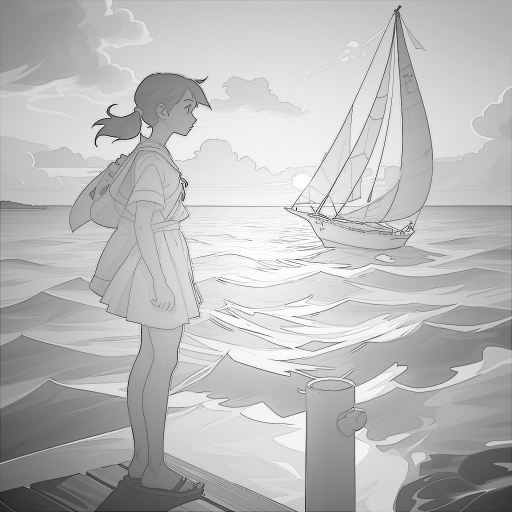
#> input picture sailboattestimg_comic_halftone.png, 1024 x 1024 px, given in place of 00311-3047219753_scaled.png, which was not available (shown at 1/2 size)
$ python holdingfragmentspython.py
#> lines starting #> are read from the running program, lines starting #| are printed output that depends on the picture; after the words box and inside, x2 and y2 are one past the last pixel; in counts of white or black regions, pixels touching at a corner belong together; pictures that were not available may be replaced by others from this repository, and a replacement may not be noted
import cv2
import numpy as np
from PIL import Image, ImageEnhance
from rembg import remove
#bgremove
# Load image
image_path = "00311-3047219753_scaled.png"
input_image = Image.open(image_path)
#> input_image is the input picture: PIL image 1024x1024 L; min 0, max 255, mean 186.7

# Boost contrast & saturation
enhancer = ImageEnhance.Contrast(input_image)
input_image = enhancer.enhance(2)  # Increase contrast
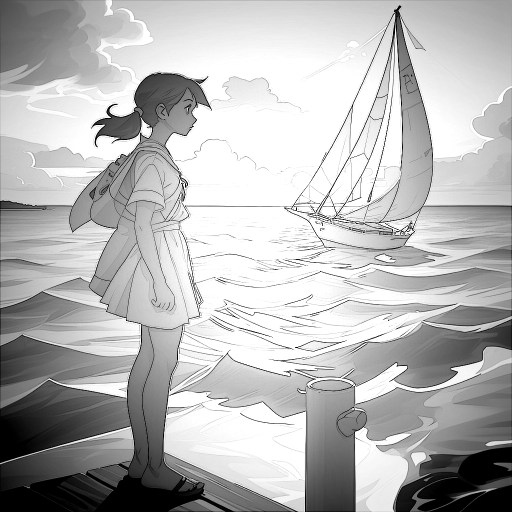
#> input_image: PIL image 1024x1024 L (shown at 1/2 size); min 0, max 255, mean 182.4
enhancer = ImageEnhance.Color(input_image)
input_image = enhancer.enhance(1.5)  # Increase saturation

# Convert to OpenCV format for background change
cv_image = np.array(input_image)
cv_image = cv2.cvtColor(cv_image, cv2.COLOR_RGBA2RGB)

# Replace background with solid color (e.g., white)
white_bg = np.full(cv_image.shape, (255, 255, 255), dtype=np.uint8)
mask = cv2.inRange(cv_image, (0, 0, 0), (20, 20, 20))  # Adjust for your image
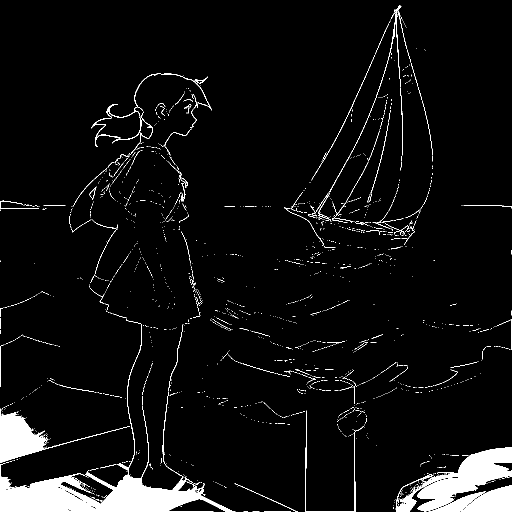
#> mask: shape (1024, 1024) (shown at 1/2 size); 5.5% white; 1881 white regions (1784 under 20 px), largest, box (x1, y1, x2, y2) and area: (0, 637, 471, 1024) 21539, (791, 894, 1024, 1024) 11570, (0, 817, 260, 926) 6239
processed_image = np.where(mask[:, :, None] == 255, white_bg, cv_image)
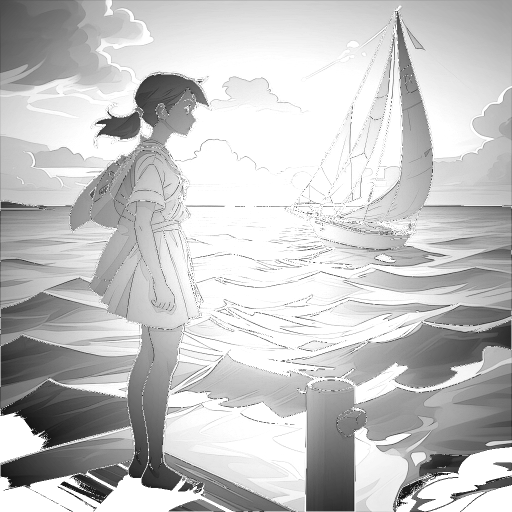
#> processed_image: shape (1024, 1024, 3) (shown at 1/2 size); min 21, max 255, mean 196.2

# Convert back to PIL
processed_pil = Image.fromarray(processed_image)

# Run `rembg` after preprocessing
#> (the run stopped early here; a loop or call above may not have finished)

$ run again, on sailboattestimg_dither_fade_comic.png
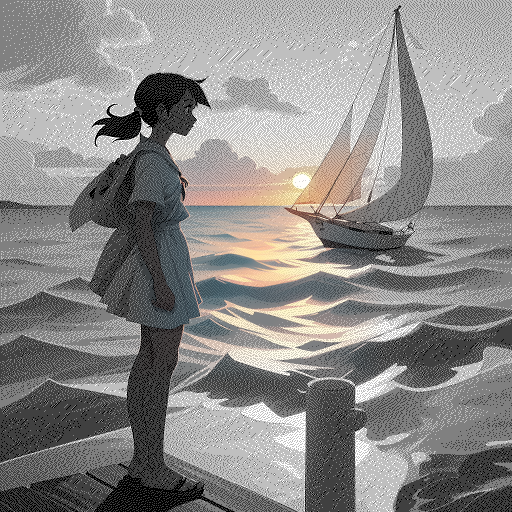
#> input picture sailboattestimg_dither_fade_comic.png, 1024 x 1024 px, given in place of 00311-3047219753_scaled.png, which was not available (shown at 1/2 size)
#> input_image is the input picture: PIL image 1024x1024 RGB; mean R, G, B 139.6, 138, 136.4
#> `mask = cv2.inRange(cv_image, (0, 0, 0), (20, 20, 20))`:
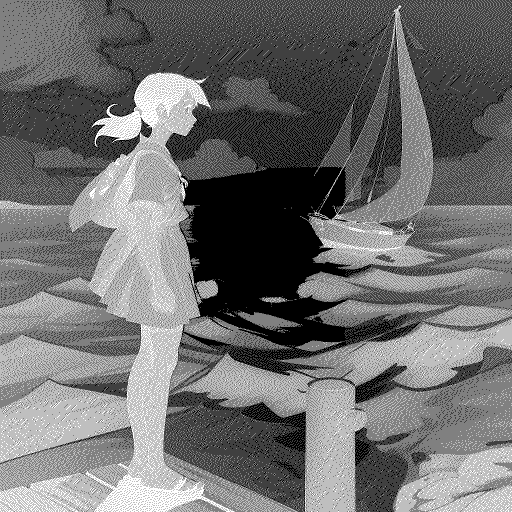
#> mask: shape (1024, 1024) (shown at 1/2 size); 43.5% white in thin lines or dots
#> `processed_image = np.where(mask[:, :, None] == 255, white_bg, cv_image)`:
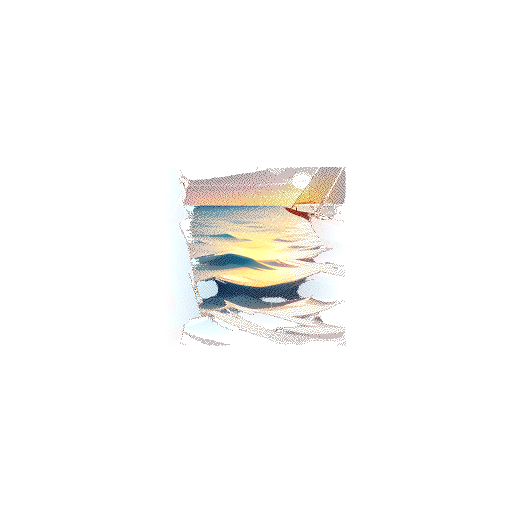
#> processed_image: shape (1024, 1024, 3) (shown at 1/2 size); mean R, G, B 250.2, 249.6, 248.3
